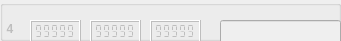
             <widget class="QGroupBox" name="markerBox_4">
              <property name="enabled">
               <bool>false</bool>
              </property>
              <property name="geometry">
               <rect>
                <x>0</x>
                <y>70</y>
                <width>341</width>
                <height>41</height>
               </rect>
              </property>
              <property name="title">
               <string notr="true"/>
              </property>
              <property name="flat">
               <bool>false</bool>
              </property>
              <widget class="QLCDNumber" name="X_4">
               <property name="geometry">
                <rect>
                 <x>30</x>
                 <y>20</y>
                 <width>51</width>
                 <height>23</height>
                </rect>
               </property>
               <property name="smallDecimalPoint">
                <bool>true</bool>
               </property>
               <property name="segmentStyle">
                <enum>QLCDNumber::Flat</enum>
               </property>
               <property name="value" stdset="0">
                <double>99999.000000000000000</double>
               </property>
              </widget>
              <widget class="QLCDNumber" name="Y_4">
               <property name="geometry">
                <rect>
                 <x>90</x>
                 <y>20</y>
                 <width>51</width>
                 <height>23</height>
                </rect>
               </property>
               <property name="smallDecimalPoint">
                <bool>true</bool>
               </property>
               <property name="segmentStyle">
                <enum>QLCDNumber::Flat</enum>
               </property>
               <property name="value" stdset="0">
                <double>99999.000000000000000</double>
               </property>
              </widget>
              <widget class="QLCDNumber" name="Z_4">
               <property name="geometry">
                <rect>
                 <x>150</x>
                 <y>20</y>
                 <width>51</width>
                 <height>23</height>
                </rect>
               </property>
               <property name="smallDecimalPoint">
                <bool>true</bool>
               </property>
               <property name="segmentStyle">
                <enum>QLCDNumber::Flat</enum>
               </property>
               <property name="value" stdset="0">
                <double>99999.000000000000000</double>
               </property>
              </widget>
              <widget class="QLineEdit" name="name_4">
               <property name="geometry">
                <rect>
                 <x>220</x>
                 <y>20</y>
                 <width>121</width>
                 <height>25</height>
                </rect>
               </property>
               <property name="sizePolicy">
                <sizepolicy hsizetype="Expanding" vsizetype="Fixed">
                 <horstretch>0</horstretch>
                 <verstretch>0</verstretch>
                </sizepolicy>
               </property>
              </widget>
              <widget class="QLabel" name="srn_4">
               <property name="enabled">
                <bool>false</bool>
               </property>
               <property name="geometry">
                <rect>
                 <x>0</x>
                 <y>20</y>
                 <width>21</width>
                 <height>17</height>
                </rect>
               </property>
               <property name="font">
                <font>
                 <weight>75</weight>
                 <bold>true</bold>
                </font>
               </property>
               <property name="text">
                <string>  4</string>
               </property>
              </widget>
             </widget>
